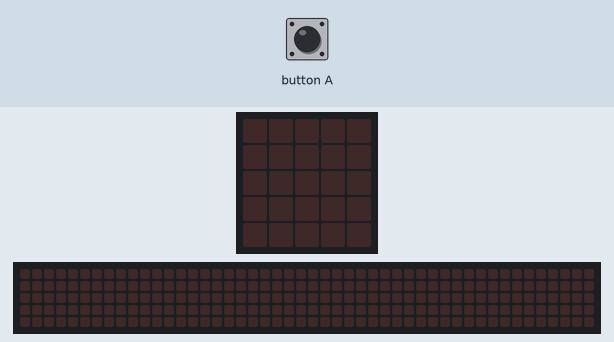
The program below on a simulated BBC micro:bit (MakeCode). On the bench: the board's 5×5 LED display, a strip that is not on the board, showing the scrolling text unrolled. The test bench sets the inputs (shaded band). Random numbers come from a fixed seed; the 48×5 strip is a reading aid, not a part: it shows the text the display is scrolling, unrolled, one strip-width of it at a time.

Above: at 1.2 s.
1.3 s: button A pressed for 0.15 s
At 3.2 s:
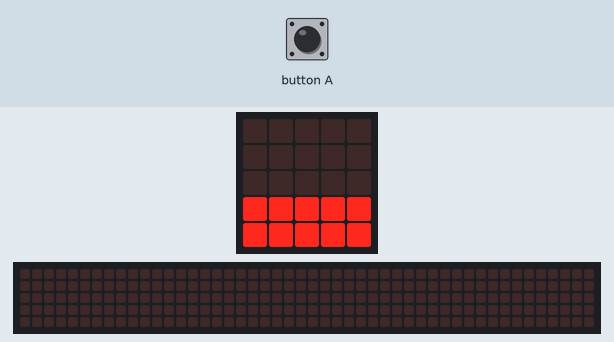
3.7 s: button A pressed for 0.15 s
At 3.93 s:
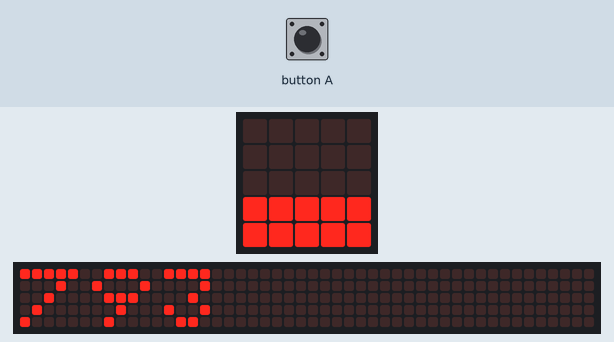
6.7 s: button A pressed for 0.15 s
At 11.23 s:
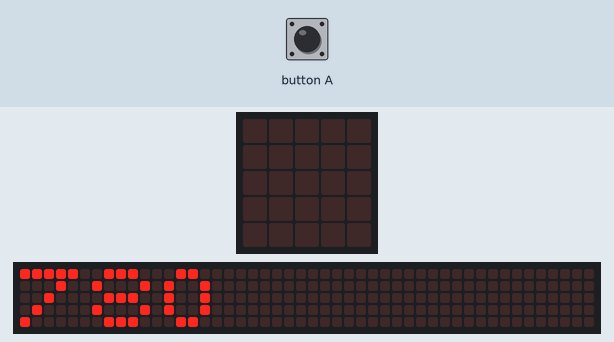
Timing chart, 0 to 12.7 s (numbered marks = the images above; inputs shaded):
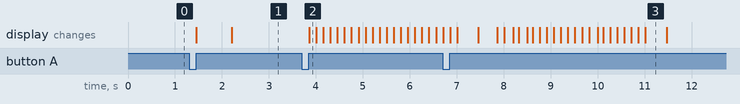

Measured:
- after the input at 1.3 s, the display: first changes after 0.16 s (image 1 shows a later state)
- after the input at 3.7 s, the display: changes after 0.16 s (image 2)
- what the display in image 3 shows lasts 0.5 s, from 11.0 s to 11.5 s

The program:

main.ts
```typescript
let CANTIDAD_AGUA = 0
let PROMEDIO = 0
input.onButtonPressed(Button.A, function () {
    CANTIDAD_AGUA = 0
    for (let index = 0; index < 1825; index++) {
        CANTIDAD_AGUA += randint(0, 6)
    }
    basic.showNumber(PROMEDIO)
    PROMEDIO = CANTIDAD_AGUA / 7
    if (PROMEDIO < CANTIDAD_AGUA) {
        basic.showLeds(`
            . . . . .
            . . . . .
            . . . . .
            # # # # #
            # # # # #
            `)
        if (PROMEDIO == CANTIDAD_AGUA) {
            basic.showLeds(`
                . . . . .
                . . . . .
                # # # # #
                # # # # #
                # # # # #
                `)
        }
        if (PROMEDIO > CANTIDAD_AGUA) {
            basic.showLeds(`
                # # # # #
                # # # # #
                # # # # #
                # # # # #
                # # # # #
                `)
        }
    }
})
```

test.ts
```typescript
// aquí va el archivo "tests"; esto no se compilará cuando este paquete se utilice como una extensión.
```
